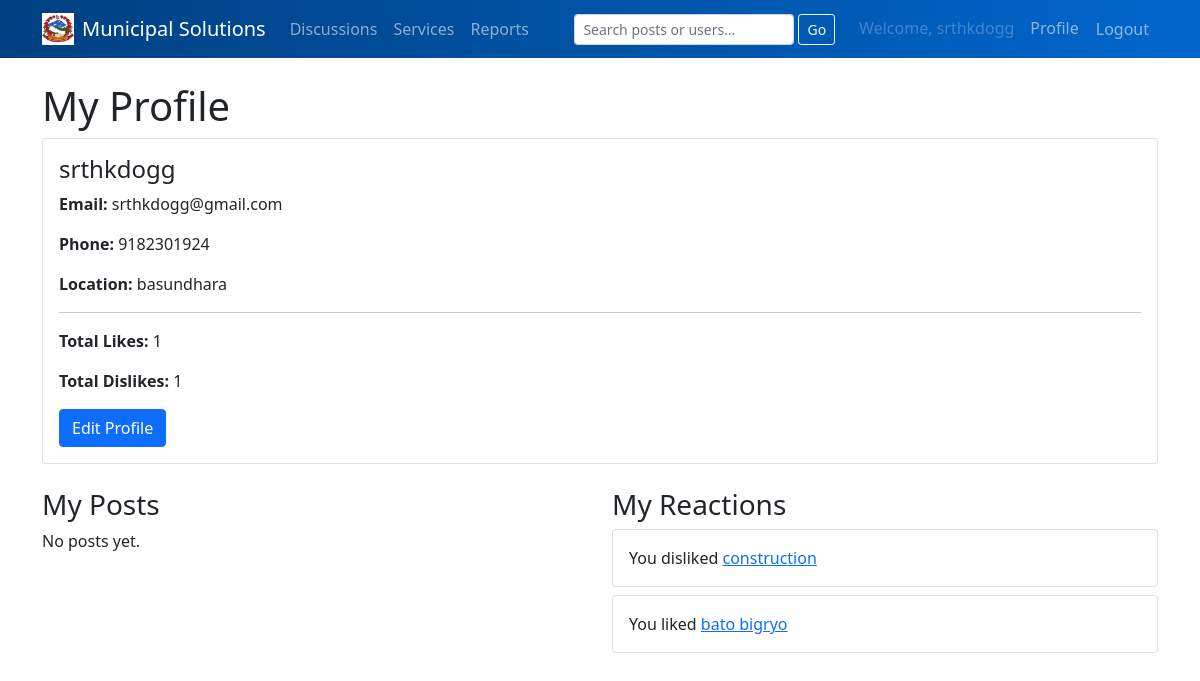
Page /accounts/profile/ (signed in) on the earlier database version.
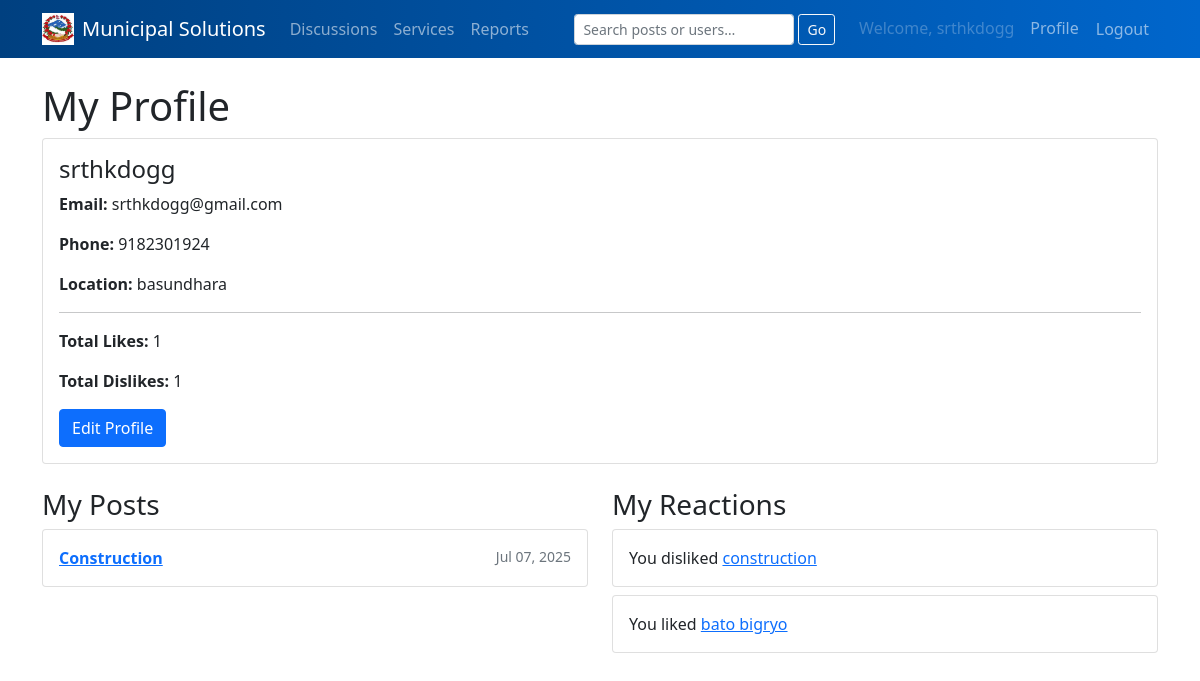
Same page on the later database version.
### services/models.py (models this page shows, shortened)
class PostReaction(models.Model):
    LIKE = 'like'
    DISLIKE = 'dislike'
    VOTE_CHOICES = [
        (LIKE, 'Like'),
        (DISLIKE, 'Dislike'),
    ]
    user     = models.ForeignKey(settings.AUTH_USER_MODEL, on_delete=models.CASCADE)
    post     = models.ForeignKey(DiscussionPost, on_delete=models.CASCADE)
    reaction = models.CharField(max_length=7, choices=VOTE_CHOICES)
    class Meta:
        unique_together = ('user', 'post')

class DiscussionPost(models.Model):
    CATEGORY_TAX          = 'tax'
    CATEGORY_CONSTRUCTION = 'construction'
    CATEGORY_HEALTH       = 'health'
    CATEGORY_CHOICES = [
        (CATEGORY_TAX,          'Tax'),
        (CATEGORY_CONSTRUCTION, 'Construction'),
        (CATEGORY_HEALTH,       'Health'),
    ]
    author     = models.ForeignKey(CustomUser, on_delete=models.CASCADE)
    title      = models.CharField(max_length=200)
    content    = models.TextField()
    image      = models.ImageField(upload_to='discussion_images/', blank=True, null=True)
    location   = models.CharField(max_length=100, blank=True, null=True)
    category   = models.CharField(
        max_length=20,
        choices=CATEGORY_CHOICES,
        default=CATEGORY_TAX,
        help_text="Select one: Tax, Construction or Health"
    )
    created_at = models.DateTimeField(auto_now_add=True)
    updated_at = models.DateTimeField(auto_now=True)
    likes      = models.PositiveIntegerField(default=0)
    dislikes   = models.PositiveIntegerField(default=0)

### accounts/views.py (the view)
# urls.py: path('profile/', views.profile, name='profile'),
@login_required
def profile(request):
    user = request.user
    posts = DiscussionPost.objects.filter(author=user).order_by('-created_at')
    reactions = PostReaction.objects.filter(user=user).order_by('-id')
    likes_count = reactions.filter(reaction='like').count()
    dislikes_count = reactions.filter(reaction='dislike').count()
    return render(request, 'accounts/profile.html', {
        'posts': posts,
        'reactions': reactions,
        'likes_count': likes_count,
        'dislikes_count': dislikes_count,
    })

### templates/accounts/profile.html
{% extends 'base.html' %}
{% block content %}
  <h1>My Profile</h1>
  <div class="card mb-4">
    <div class="card-body">
      <h4>{{ user.username }}</h4>
      <p><strong>Email:</strong> {{ user.email }}</p>
      <p><strong>Phone:</strong> {{ user.phone_number }}</p>
      <p><strong>Location:</strong> {{ user.profile.location }}</p>
      <hr>
      <p><strong>Total Likes:</strong> {{ likes_count }}</p>
      <p><strong>Total Dislikes:</strong> {{ dislikes_count }}</p>
      <a href="{% url 'edit_profile' %}" class="btn btn-primary">Edit Profile</a>
    </div>
  </div>
  <div class="row">
    <div class="col-md-6">
      <h3>My Posts</h3>
      {% for post in posts %}
        <div class="card mb-2">
          <div class="card-body">
            <a href="{% url 'post_detail' post.id %}">
              <strong>{{ post.title }}</strong>
            </a>
            <span class="float-end text-muted small">
              {{ post.created_at|date:"M d, Y" }}
            </span>
          </div>
        </div>
      {% empty %}
        <p>No posts yet.</p>
      {% endfor %}
    </div>
    <div class="col-md-6">
      <h3>My Reactions</h3>
      {% for r in reactions %}
        <div class="card mb-2">
          <div class="card-body">
            You {{ r.reaction }}d
            <a href="{% url 'post_detail' r.post.id %}">{{ r.post.title }}</a>
          </div>
        </div>
      {% empty %}
        <p>No likes/dislikes yet.</p>
      {% endfor %}
    </div>
  </div>
{% endblock %}

Differences in the rows shown:
added DiscussionPost: title "Construction", created_at "Jul 07, 2025"
Other differences:
text no longer shown: "No posts yet."
